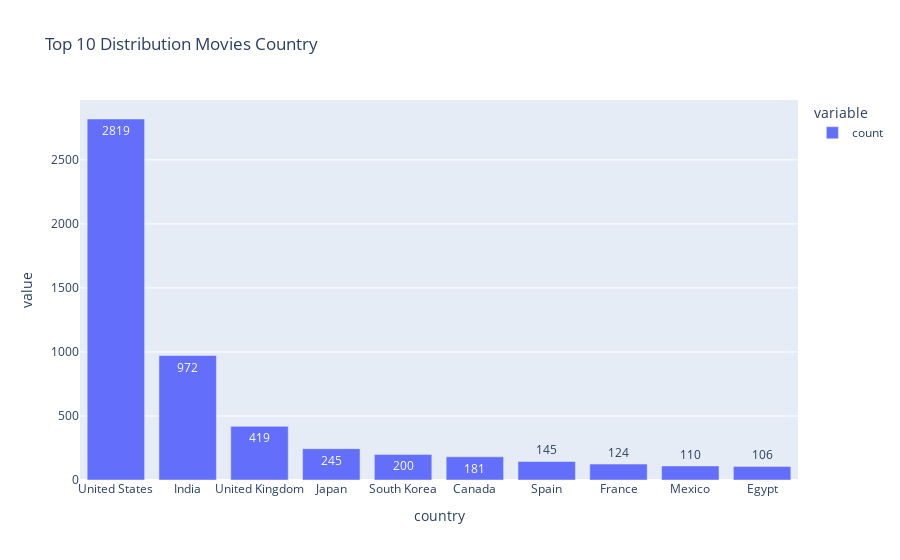

The code cell stored with this chart in its notebook:
### Code cell
top_10 = country_count.sort_values(ascending=False).head(10)
fig = px.bar(data_frame=top_10, text_auto=True, title='Top 10 Distribution Movies Country')
fig.show()

### Figure 1 — Plotly figure (JSON) as saved in the notebook; plotly's stock layout.template omitted (floating-point values rounded to 4 significant figures)
{"data": [{"alignmentgroup": "True", "hovertemplate": "variable=count<br>country=%{x}<br>value=%{y}<extra></extra>", "legendgroup": "count", "marker": {"color": "#636efa", "pattern": {"shape": ""}}, "name": "count", "offsetgroup": "count", "orientation": "v", "showlegend": true, "textposition": "auto", "texttemplate": "%{y}", "type": "bar", "x": ["United States", "India", "United Kingdom", "Japan", "South Korea", "Canada", "Spain", "France", "Mexico", "Egypt"], "xaxis": "x", "y": [2819, 972, 419, 245, 200, 181, 145, 124, 110, 106], "yaxis": "y"}], "layout": {"barmode": "relative", "legend": {"title": {"text": "variable"}, "tracegroupgap": 0}, "title": {"text": "Top 10 Distribution Movies Country"}, "xaxis": {"anchor": "y", "domain": [0, 1], "title": {"text": "country"}}, "yaxis": {"anchor": "x", "domain": [0, 1], "title": {"text": "value"}}}}
